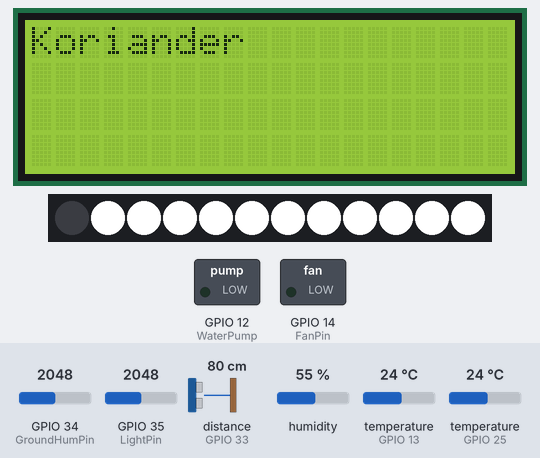
Bench run of a sketch on a simulated ESP32. Parts: 20×4 character LCD, 12 RGB LEDs in strip order, left to right, switched loads named in the sketch (green lamp = pin HIGH). Wiring (inferred from the names in the program): ultrasonic range finder: trigger GPIO 32; echo GPIO 33. The inputs (shaded band) are chosen by the test bench; at power-on: humidity 55 %, temperature (sensors on GPIO 13, GPIO 25) 24 °C, distance to the obstacle (sensor on GPIO 33) 80 cm, GPIO 35 (LightPin) = 2048, GPIO 34 (GroundHumPin) = 2048. The echo pulse lasts 58.3 µs per cm; WiFi joins after 1.5 s; servers stay silent unless stated; no MQTT or app messages arrive unless stated; pins used as bus, display or sensor lines are not drawn; what the sketch prints to the serial monitor is not drawn.

Above: at 2.8 s.
2.9 s: humidity set to 59 %
12.0 s: humidity set to 62 %
At 18.7 s:
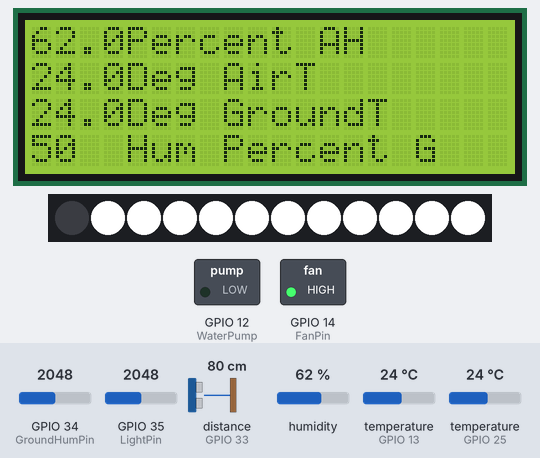
26.0 s: temperature (sensor on GPIO 13) set to 12 °C
At 33.9 s:
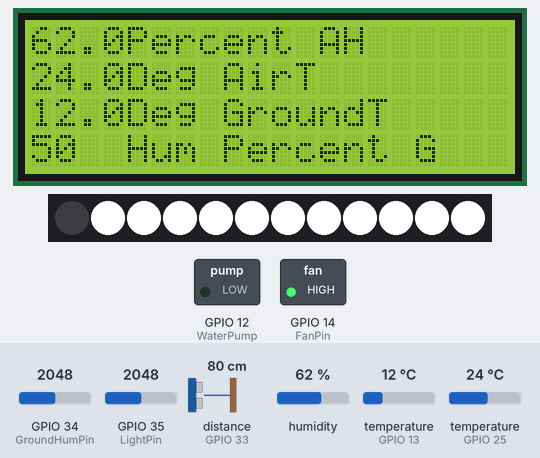
35.0 s: distance to the obstacle (sensor on GPIO 33) set to 2 cm
At 42.1 s:
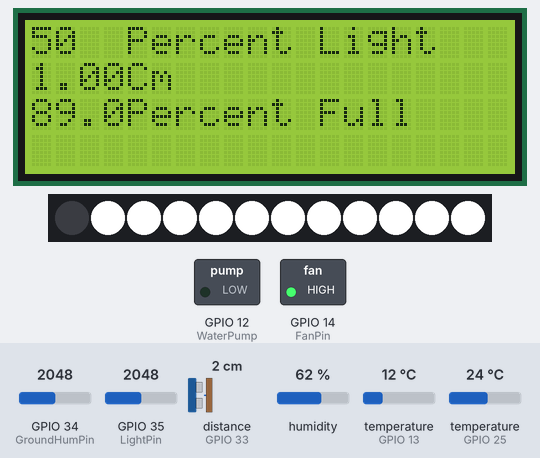
49.0 s: GPIO 35 (LightPin) set to 2866
At 56.9 s:
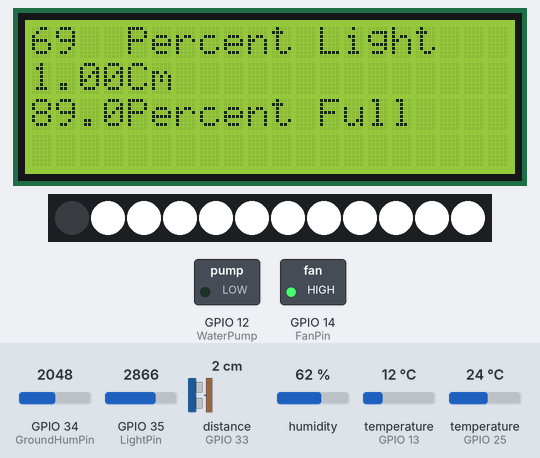
58.0 s: GPIO 34 (GroundHumPin) set to 2866
At 64.7 s:
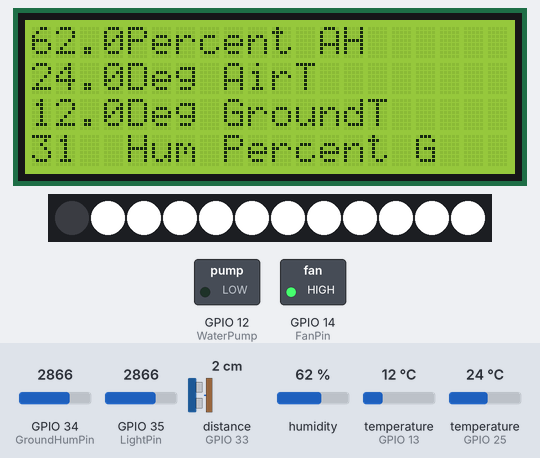
Timing chart, 0 to 66.2 s (numbered marks = the images above; inputs shaded):
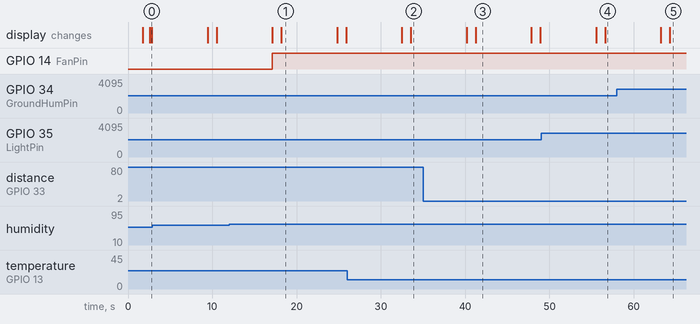

The sketch:

CompleteIoTPlant_copy_20240604224801.ino
```cpp
// Total project
#include <WiFi.h>
#include <PubSubClient.h>
#include <Wire.h>
#include <LiquidCrystal_I2C.h>
#include <SPI.h>
#include <MFRC522.h>
#include "DHT.h"
#include <OneWire.h>
#include <DallasTemperature.h>
#include <Adafruit_NeoPixel.h>

// WiFi credentials
const char* ssid = "embed";
const char* password = "weareincontrol";

const char* temperatureground_topic = "home/livingroom/temperature_ground";
const char* temperatureair_topic = "home/livingroom/temperatureair";
const char* humidityair_topic = "home/livingroom/humidityair";
const char* humidityground_topic = "home/livingroom/humidityground";
const char* light_topic = "home/livingroom/light";
const char* waterlevel_topic = "home/livingroom/waterlevel";
const char* water_percent_topic = "home/livingroom/waterpercent";

const char* mqtt_server = "192.168.1.248";
const int mqtt_port = 1883;
const char* mqtt_user = "dylanpi";           // If using authentication
const char* mqtt_password = "dylanpi";       // If using authentication
const char* clientID = "client_livingroom";  // MQTT client ID

WiFiClient espClient;
PubSubClient client(espClient);
// Ledring

#define RGBLedPin 27
#define NUMPIXELS 12
Adafruit_NeoPixel pixels(NUMPIXELS, RGBLedPin, NEO_GRB + NEO_KHZ800);

// LCD settings
#define LCD_ADDR 0x27  // Change if needed
#define LCD_COLUMNS 20
#define LCD_ROWS 4

// RFID settings
#define SS_PIN 5
#define RST_PIN 4  // Changed from 22 to 4 to avoid conflict with I2C SCL

#define DHT11PIN 25
// ground temp sensor
#define ONE_WIRE_BUS 13
OneWire oneWire(ONE_WIRE_BUS);

// Pass our oneWire reference to Dallas Temperature.
DallasTemperature sensors(&oneWire);
float groundtemp;

MFRC522 mfrc522(SS_PIN, RST_PIN);                        // Create MFRC522 instance
LiquidCrystal_I2C lcd(LCD_ADDR, LCD_COLUMNS, LCD_ROWS);  // Create LCD instance
DHT dht(DHT11PIN, DHT11);

float AirHum;
float AirTem;
float WaterPercent;
int LCDState ;

#define GroundHumPin 34
int GroundHumValue;

#define LightPin 35
int LightValue;

#define trigPin 32
#define echoPin 33
float WaterLevel;

#define FanPin 14
#define WaterPump 12
#define RGBLight 27

int TargetGroundTemp;
int TargetAirTemp;
int TargetGroundHum;
int TargetAirHum;
int TargetLight;
int TargetWater;
long tagValue;
/////////////////////////////////////////////// test waarden
int value1 = 10;
int value2 = 10;
int value3 = 10;
int value4 = 10;
int value5 = 10;
int value6 = 10;
////////////////////////////////////////////////


void setup() {
  Serial.begin(115200);
  // Initialize I2C LCD
  digitalWrite(WaterPump,LOW);
  lcd.init();
  lcd.backlight();
  lcd.print("Scan an RFID tag");
  pixels.begin();

  setup_wifi();
  client.setServer(mqtt_server, mqtt_port);

  // Initialize SPI and RFID reader
  SPI.begin();
  mfrc522.PCD_Init();

  /* Start the DHT11 Sensor */
  dht.begin();
  sensors.begin();
  pinMode(trigPin, OUTPUT);
  pinMode(echoPin, INPUT);
  pinMode(FanPin, OUTPUT);
  pinMode(WaterPump, OUTPUT);
  pinMode(RGBLight, OUTPUT);


  Serial.println("Ready to scan an RFID tag...");
}

void loop() {
  client.loop();

  while (!client.connected()) {
    Serial.println("Connecting to MQTT...");
    if (client.connect("ESP32Client", mqtt_user, mqtt_password)) {
      Serial.println("connected");
    } else {
      Serial.print("failed with state ");
      Serial.print(client.state());
      delay(5000);
    }
  }

  // Continuously check for RFID tags
  if (mfrc522.PICC_IsNewCardPresent() && mfrc522.PICC_ReadCardSerial()) {
    // Show UID on Serial Monitor and LCD
    Serial.print("Card UID:");
    String content = "";
    //long tagValue = 0;
    for (byte i = 0; i < mfrc522.uid.size; i++) {
      Serial.print(mfrc522.uid.uidByte[i] < 0x10 ? " 0" : " ");
      Serial.print(mfrc522.uid.uidByte[i], HEX);
      content.concat(String(mfrc522.uid.uidByte[i] < 0x10 ? " 0" : " "));
      content.concat(String(mfrc522.uid.uidByte[i], HEX));
      tagValue = tagValue * 256 + mfrc522.uid.uidByte[i];
    }
    Serial.println();
    Serial.print("Tag value in decimal: ");
    Serial.println(tagValue);


    // Halt briefly to avoid immediate re-reading of the same tag
    delay(300);
  }
  ////////////////////////////////////////////
  String payload = String("sensors value1=") + String(value1) + ",value2=" + String(value2) + ",value3=" + String(value3) + ",value4=" + String(value4) + ",value5=" + String(value5) + ",value6=" + String(value6);


 client.publish("esp32/data", (char*)payload.c_str());

  ////////////////////////////////////////////////////
  // Perform other tasks here if necessary
  IDCheck();

  AirTempHumSensor();

  GroundTemp();

  GroundMoisture();

  LightSens();

  WaterLevelSens();
  LCDDisplay();
  SendDataToMqtt();


  // Small delay to prevent excessive CPU usage
  delay(500);
}
void LCDDisplay(){
  lcd.clear();
  if (LCDState == 0){
    lcd.clear();
    lcd.setCursor(0,0);
    lcd.print(AirHum);
    lcd.setCursor(4,0);
    lcd.print("Percent AH");
    lcd.setCursor(0,1);
    lcd.print(AirTem);
    lcd.setCursor(4,1);
    lcd.print("Deg AirT");
    lcd.setCursor(0,2);
    lcd.print(groundtemp);
    lcd.setCursor(4,2);
    lcd.print("Deg GroundT");
    lcd.setCursor(0,3);
    lcd.print(GroundHumValue);
    lcd.setCursor(4,3);
    lcd.print("Hum Percent G");
    LCDState = 1;
  }
  else {
    lcd.clear();
    lcd.setCursor(0,0);
    lcd.print(LightValue);
    lcd.setCursor(4,0);
    lcd.print("Percent Light");
    lcd.setCursor(0,1);
    lcd.print(WaterLevel);
    lcd.setCursor(4,1);
    lcd.print("Cm");
    lcd.setCursor(0,2);
    lcd.print(WaterPercent);
    lcd.setCursor(4,2);
    lcd.print("Percent Full");
    LCDState = 0;
  }
}
void LedOn(){
  pixels.setPixelColor(1, pixels.Color(255, 255, 255));
  pixels.setPixelColor(2, pixels.Color(255, 255, 255));
  pixels.setPixelColor(3, pixels.Color(255, 255, 255));
  pixels.setPixelColor(4, pixels.Color(255, 255, 255));
  pixels.setPixelColor(5, pixels.Color(255, 255, 255));
  pixels.setPixelColor(6, pixels.Color(255, 255, 255));
  pixels.setPixelColor(7, pixels.Color(255, 255, 255));
  pixels.setPixelColor(8, pixels.Color(255, 255, 255));
  pixels.setPixelColor(9, pixels.Color(255, 255, 255));
  pixels.setPixelColor(10, pixels.Color(255, 255, 255));
  pixels.setPixelColor(11, pixels.Color(255, 255, 255));
  pixels.setPixelColor(12, pixels.Color(255, 255, 255));
  pixels.show();
  delay(200);
  pixels.clear();
  delay(10);
}
void LedOff(){
  pixels.setPixelColor(1, pixels.Color(0, 0, 0));
  pixels.setPixelColor(2, pixels.Color(0, 0, 0));
  pixels.setPixelColor(3, pixels.Color(0, 0, 0));
  pixels.setPixelColor(4, pixels.Color(0, 0, 0));
  pixels.setPixelColor(5, pixels.Color(0, 0, 0));
  pixels.setPixelColor(6, pixels.Color(0, 0, 0));
  pixels.setPixelColor(7, pixels.Color(0, 0, 0));
  pixels.setPixelColor(8, pixels.Color(0, 0, 0));
  pixels.setPixelColor(9, pixels.Color(0, 0, 0));
  pixels.setPixelColor(10, pixels.Color(0, 0, 0));
  pixels.setPixelColor(11, pixels.Color(0, 0, 0));
  pixels.setPixelColor(12, pixels.Color(0, 0, 0));
  pixels.show();
  delay(200);
  pixels.clear();
  delay(10);

}
void IDCheck(){
  // Give each plant dedicated target values it want's to reach
  if (tagValue == 1666537181){
    //Basil plant
    TargetGroundTemp = 26;
    TargetAirTemp = 26;
    TargetGroundHum = 80;
    TargetAirHum = 10;
    TargetLight = 80;
    lcd.clear();
    lcd.setCursor(0,0);
    lcd.print("Basil");
  }
  else if (tagValue == -479294755){
  // CherryTomato
    TargetGroundTemp = 29;
    TargetAirTemp = 29;
    TargetGroundHum = 10;
    TargetAirHum = 70;
    TargetLight = 80;
    lcd.clear();
    lcd.setCursor(0,0);
    lcd.print("Kerstomaat");
  }
  else if (tagValue == -1016820723)
  // Cilantro
    TargetGroundTemp = 20;
    TargetAirTemp = 20;
    TargetGroundHum = 30;
    TargetAirHum = 60;
    TargetLight = 80;
    lcd.clear();
    lcd.setCursor(0,0);
    lcd.print("Koriander");
}

void AirTempHumSensor() {
  AirHum = dht.readHumidity();
  AirTem = dht.readTemperature();
  Serial.print("Temperature: ");
  Serial.print(AirTem);
  Serial.print("ºC ");
  Serial.print("Humidity: ");
  Serial.println(AirHum);
  if (AirHum > TargetAirHum){
    digitalWrite(FanPin, HIGH);
  }
  else {
    digitalWrite(FanPin, LOW);
  }
}

void GroundTemp() {
  // call sensors.requestTemperatures() to issue a global temperature
  // request to all devices on the bus
  Serial.print("Requesting temperatures...");
  sensors.requestTemperatures();  // Send the command to get temperatures
  Serial.println("DONE");
  // After we got the temperatures, we can print them here.
  // We use the function ByIndex, and as an example get the temperature from the first sensor only.
  groundtemp = sensors.getTempCByIndex(0);

  // Check if reading was successful
  if (groundtemp != DEVICE_DISCONNECTED_C) {
    Serial.print("Temperature for the device 1 (index 0) is: ");
    Serial.println(groundtemp);
  } else {
    Serial.println("Error: Could not read temperature data");
  }
  delay(10);
}

void GroundMoisture() {
  GroundHumValue = analogRead(GroundHumPin);
  GroundHumValue = map(GroundHumValue, 0, 4095, 100, 0);
  Serial.print("Mositure : ");
  Serial.print(GroundHumValue);
  Serial.println("%");
  delay(10);

  Serial.println(GroundHumValue);
  Serial.println(TargetGroundHum);
  if (GroundHumValue < TargetGroundHum){
    //digitalWrite(WaterPump, HIGH);
    delay(1000);
    digitalWrite(WaterPump,LOW);

  }
}

void LightSens() {
  LightValue = analogRead(LightPin);
  LightValue = map(LightValue, 0, 4095, 0, 100);
  Serial.println(LightValue);
  Serial.print("Light %");
  delay(10);
  if (LightValue < TargetLight){
    LedOn();
  }
  else {
    digitalWrite(RGBLight,LOW);
  }
}

void WaterLevelSens() {
  long duration, distance;
  digitalWrite(trigPin, LOW);
  delayMicroseconds(2);
  digitalWrite(trigPin, HIGH);

  delayMicroseconds(10);
  digitalWrite(trigPin, LOW);
  duration = pulseIn(echoPin, HIGH);
  distance = (duration / 2) / 29.1;
  WaterLevel = (float)distance;
  Serial.print(distance);
  Serial.println(" cm");
  WaterPercent = map(distance, 0,9, 100,0);
  Serial.println(WaterPercent);
  }


void setup_wifi() {
  delay(10);
  Serial.println();
  Serial.print("Connecting to ");
  Serial.println(ssid);

  WiFi.begin(ssid, password);

  while (WiFi.status() != WL_CONNECTED) {
    delay(500);
    Serial.print(".");
  }

  Serial.println("");
  Serial.println("WiFi connected");
  Serial.println("IP address: ");
  Serial.println(WiFi.localIP());
}

void reconnect() {
  while (!client.connected()) {
    Serial.print("Attempting MQTT connection...");
    if (client.connect("ESP32Client", mqtt_user, mqtt_password)) {
      Serial.println("connected");
    } else {
      Serial.print("failed, rc=");
      Serial.print(client.state());
      Serial.println(" try again in 5 seconds");
      delay(5000);
    }
  }
}

void SendDataToMqtt() {
  // Stuurt data naar de Raspberry Pi

  String LightMqtt = String((float)LightValue);
  String GroundTempMqtt = String((float)groundtemp);
  String AirtempMqtt = String((float)AirTem);
  String AirHumMqtt = String((float)AirHum);
  String GroundHumMqtt = String((float)GroundHumValue);
  String WaterLevelMqtt = String((float)WaterLevel);
  String WaterPercentMqtt = String((float)WaterPercent);


  client.publish(light_topic, LightMqtt.c_str());
  delay(1000);
  client.publish(temperatureground_topic, GroundTempMqtt.c_str());
  delay(1000);
  client.publish(temperatureair_topic, AirtempMqtt.c_str());
  delay(1000);
  client.publish(humidityair_topic, AirHumMqtt.c_str());
  delay(1000);
  client.publish(humidityground_topic, GroundHumMqtt.c_str());
  delay(1000);
  client.publish(waterlevel_topic, WaterLevelMqtt.c_str());
  delay(1000);
  client.disconnect();  // disconnect from the MQTT broker
}
```

Measured:
- the behaviour switches between 60 and 61 % on humidity (found by bisection; images 0 and 1)
- after the input at 12.0 s, GPIO 14 (FanPin): LOW → HIGH after 5.1 s
- what the display in image 1 shows lasts 6.6 s, from 18.2 s to 24.8 s
